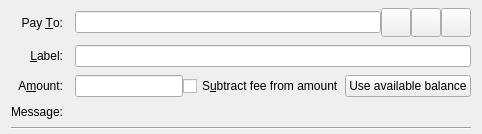
        <widget class="QFrame" name="SendCoins">
            <property name="toolTip">
                <string>This is a normal payment.</string>
            </property>
            <property name="frameShape">
                <enum>QFrame::NoFrame</enum>
            </property>
            <layout class="QGridLayout" name="gridLayout">
                <property name="topMargin">
                    <number>8</number>
                </property>
                <property name="bottomMargin">
                    <number>4</number>
                </property>
                <property name="horizontalSpacing">
                    <number>12</number>
                </property>
                <property name="verticalSpacing">
                    <number>8</number>
                </property>
                <item row="0" column="0">
                    <widget class="QLabel" name="payToLabel">
                        <property name="text">
                            <string>Pay &amp;To:</string>
                        </property>
                        <property name="alignment">
                            <set>Qt::AlignRight|Qt::AlignTrailing|Qt::AlignVCenter</set>
                        </property>
                        <property name="buddy">
                            <cstring>payTo</cstring>
                        </property>
                    </widget>
                </item>
                <item row="0" column="1">
                    <layout class="QHBoxLayout" name="payToLayout">
                        <property name="spacing">
                            <number>0</number>
                        </property>
                        <item>
                            <widget class="QValidatedLineEdit" name="payTo">
                                <property name="toolTip">
                                    <string>The Memeium address to send the payment to</string>
                                </property>
                            </widget>
                        </item>
                        <item>
                            <widget class="QToolButton" name="addressBookButton">
                                <property name="toolTip">
                                    <string>Choose previously used address</string>
                                </property>
                                <property name="text">
                                    <string/>
                                </property>
                                <property name="iconSize">
                                    <size>
                                        <width>22</width>
                                        <height>22</height>
                                    </size>
                                </property>
                                <property name="shortcut">
                                    <string>Alt+A</string>
                                </property>
                            </widget>
                        </item>
                        <item>
                            <widget class="QToolButton" name="pasteButton">
                                <property name="toolTip">
                                    <string>Paste address from clipboard</string>
                                </property>
                                <property name="text">
                                    <string/>
                                </property>
                                <property name="iconSize">
                                    <size>
                                        <width>22</width>
                                        <height>22</height>
                                    </size>
                                </property>
                                <property name="shortcut">
                                    <string>Alt+P</string>
                                </property>
                            </widget>
                        </item>
                        <item>
                            <widget class="QToolButton" name="deleteButton">
                                <property name="toolTip">
                                    <string>Remove this entry</string>
                                </property>
                                <property name="text">
                                    <string/>
                                </property>
                                <property name="iconSize">
                                    <size>
                                        <width>22</width>
                                        <height>22</height>
                                    </size>
                                </property>
                            </widget>
                        </item>
                    </layout>
                </item>
                <item row="1" column="0">
                    <widget class="QLabel" name="labellLabel">
                        <property name="text">
                            <string>&amp;Label:</string>
                        </property>
                        <property name="alignment">
                            <set>Qt::AlignRight|Qt::AlignTrailing|Qt::AlignVCenter</set>
                        </property>
                        <property name="buddy">
                            <cstring>addAsLabel</cstring>
                        </property>
                    </widget>
                </item>
                <item row="1" column="1">
                    <widget class="QLineEdit" name="addAsLabel">
                        <property name="toolTip">
                            <string>Enter a label for this address to add it to the list of used addresses</string>
                        </property>
                    </widget>
                </item>
                <item row="2" column="0">
                    <widget class="QLabel" name="amountLabel">
                        <property name="text">
                            <string>A&amp;mount:</string>
                        </property>
                        <property name="alignment">
                            <set>Qt::AlignRight|Qt::AlignTrailing|Qt::AlignVCenter</set>
                        </property>
                        <property name="buddy">
                            <cstring>payAmount</cstring>
                        </property>
                    </widget>
                </item>
                <item row="2" column="1">
                    <layout class="QHBoxLayout" name="horizontalLayoutAmount" stretch="0,1,0">
                        <item>
                            <widget class="BitcoinAmountField" name="payAmount"/>
                        </item>
                        <item>
                            <widget class="QCheckBox" name="checkboxSubtractFeeFromAmount">
                                <property name="toolTip">
                                    <string>The fee will be deducted from the amount being sent. The recipient will receive a lower amount of Memeium than you enter in the amount field. If multiple recipients are selected, the fee is split equally.</string>
                                </property>
                                <property name="text">
                                    <string>S&amp;ubtract fee from amount</string>
                                </property>
                            </widget>
                        </item>
                        <item>
                            <widget class="QPushButton" name="useAvailableBalanceButton">
                                <property name="text">
                                    <string>Use available balance</string>
                                </property>
                            </widget>
                        </item>
                    </layout>
                </item>
                <item row="3" column="0">
                    <widget class="QLabel" name="messageLabel">
                        <property name="text">
                            <string>Message:</string>
                        </property>
                        <property name="alignment">
                            <set>Qt::AlignRight|Qt::AlignTrailing|Qt::AlignVCenter</set>
                        </property>
                    </widget>
                </item>
                <item row="3" column="1">
                    <widget class="QLabel" name="messageTextLabel">
                        <property name="toolTip">
                            <string>A message that was attached to the memeium: URI which will be stored with the transaction for your reference. Note: This message will not be sent over the Memeium network.</string>
                        </property>
                        <property name="textFormat">
                            <enum>Qt::PlainText</enum>
                        </property>
                    </widget>
                </item>
                <item row="4" column="0" colspan="2">
                    <widget class="Line" name="line">
                        <property name="orientation">
                            <enum>Qt::Horizontal</enum>
                        </property>
                    </widget>
                </item>
            </layout>
        </widget>
